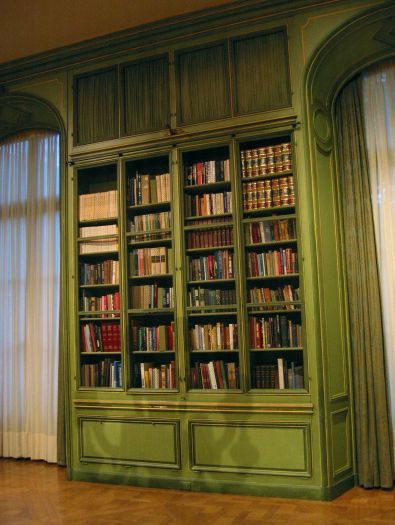
#> input picture Images/bookshelf.jpg, 395 x 525 px, found by its file name
$ jupyter execute code.ipynb
#> lines starting #> are read from the running program, lines starting #| are printed output that depends on the picture
[cell 1]
import cv2
import matplotlib.pyplot as plt
import matplotlib.cm as cm

[cell 2]
sift = cv2.xfeatures2d.SIFT_create()
image = cv2.imread('/Users/pd/PycharmProjects/MA_Labs/Images/bookshelf.jpg')
#> image is the input picture: shape (525, 395, 3); mean B, G, R 45.4, 83.5, 94.7
gray = cv2.cvtColor(image, cv2.COLOR_BGR2GRAY)
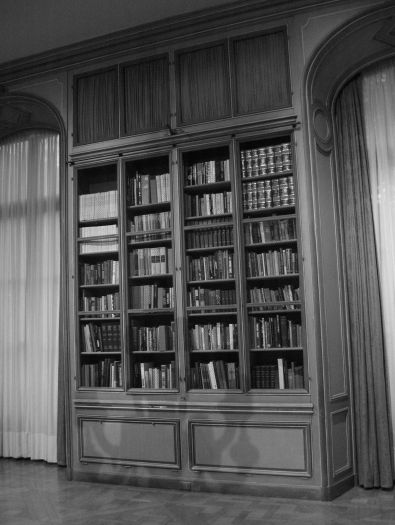
#> gray: shape (525, 395); min 1, max 234, mean 82.5

[cell 3]
# help(cv2.xfeatures2d.SIFT_create())

[cell 4]
plt.imshow(image)
plt.show()
plt.imshow(gray)

[cell 5]
kp = sift.detect(gray, None)
#> kp = 1093 keypoints; strongest (x, y, size): (230, 325, 2.1), (210, 365, 4.4), (280, 361, 3.7), (142, 365, 2.6)
# flags=cv2.DRAW_MATCHES_FLAGS_DRAW_RICH_KEYPOINTS
im_k = cv2.drawKeypoints(gray, kp, image)
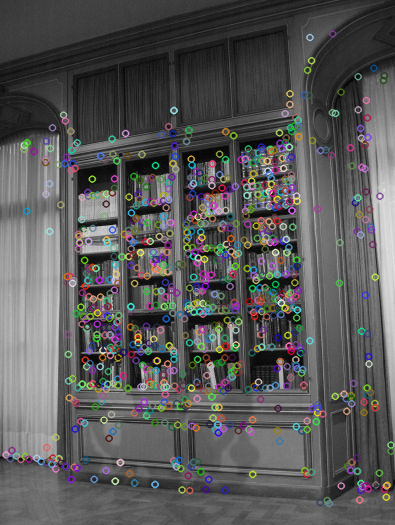
#> im_k: shape (525, 395, 3); mean B, G, R 87.3, 87.3, 87.6

plt.figure(figsize=(20,10))
plt.imshow(im_k, cmap='gray')
plt.show()

[cell 6]
# Keypoints are spatial locations, or points in the image that define what is interesting or what stand out
# in the image.
# The reason why keypoints are special is because no matter how the image changes, whether the image rotates,
# shrinks/expands, is translated (all of these would be an affine transformation by the way)
# or is subject to distortion (i.e. a projective transformation or homography), you should be able to
# find the same keypoints in this modified image when comparing with the original image.

# Descriptors are primarily concerned with both the scale and the orientation of the keypoint. The
# keypoints we've nailed that concept down, but we need the descriptor part if it is our purpose to
# try and match between keypoints in different images.

# some of these points have a different circle radius. These deal with scale. How interest points work
# in a general sense is that we decompose the image into multiple scales. We check for interest points
# at each scale, and we combine all of these interest points together to create the final output.
# The larger the "circle", the larger the scale was that the point was detected at. Also, there is a
# line that radiates from the centre of the circle to the edge. This is the orientation of the keypoint.

[cell 7]
im1 = cv2.imread("/Users/pd/PycharmProjects/MA_Labs/Images/nieuwekerk1.jpg")
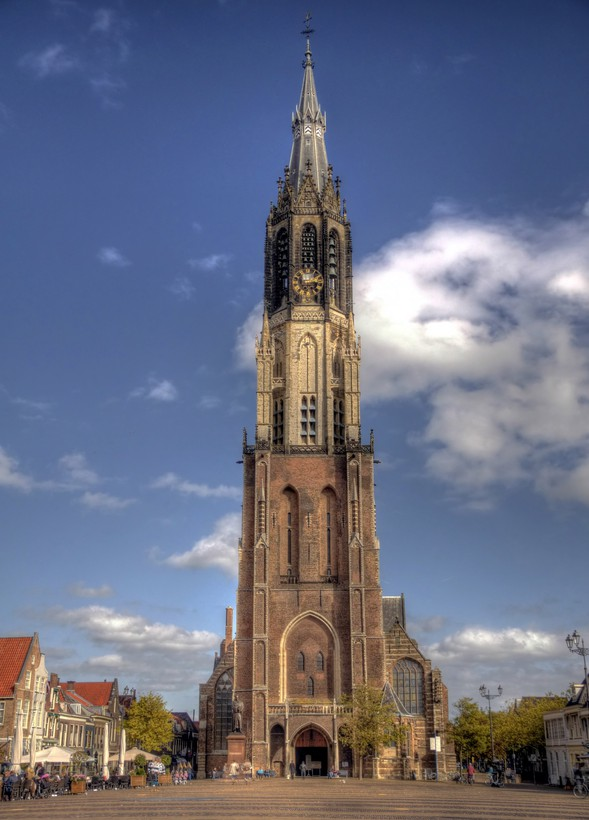
#> input picture Images/nieuwekerk1.jpg, 589 x 820 px, found by its file name
#> im1 is the input picture: shape (820, 589, 3); mean B, G, R 130.7, 110.3, 105.6
im2 = cv2.imread("/Users/pd/PycharmProjects/MA_Labs/Images/nieuwekerk2.jpg")
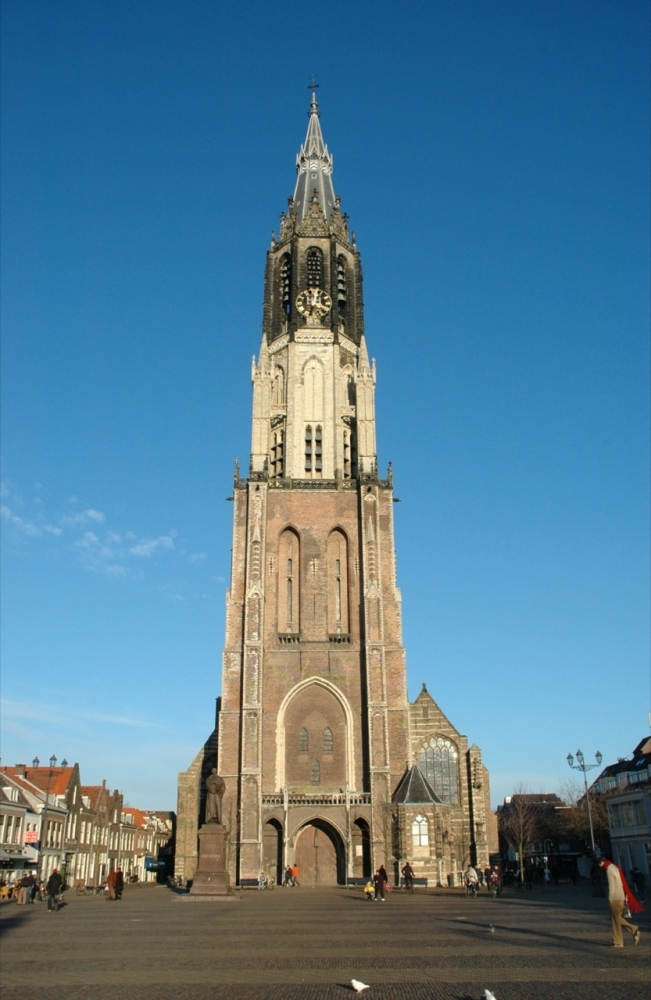
#> input picture Images/nieuwekerk2.jpg, 651 x 1000 px, found by its file name
#> im2 is the input picture: shape (1000, 651, 3); mean B, G, R 146.8, 124.8, 84.8

# gr1 = cv2.cvtColor(im1, cv2.COLOR_BGR2GRAY)
# gr2 = cv2.cvtColor(im2, cv2.COLOR_BGR2GRAY)

kp1, des1 = sift.detectAndCompute(im1, None)
#> kp1 = 2102 keypoints; strongest (x, y, size): (436, 744, 8.5), (408, 304, 82.3), (106, 773, 5.3), (304, 412, 4)
kp2, des2 = sift.detectAndCompute(im2, None)
#> kp2 = 2842 keypoints; strongest (x, y, size): (359, 986, 7), (318, 470, 3.7), (308, 442, 4.3), (345, 446, 2.8)

bf = cv2.BFMatcher(cv2.NORM_L2, crossCheck=True)

[cell 8]
matches = bf.match(des1, des2)
#> matches = 752 matches
matches = sorted(matches, key = lambda x:x.distance)

im3 = cv2.drawMatches(im1,kp1,im2,kp2,matches[:10], None, flags=2)
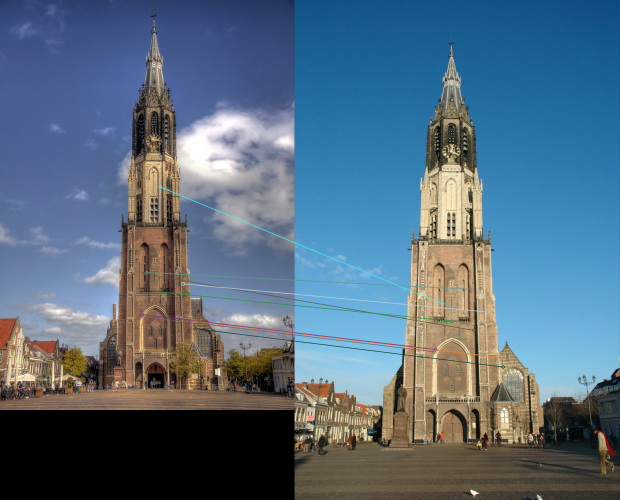
#> im3: shape (1000, 1240, 3) (shown at 1/2 size); mean B, G, R 127.7, 108.4, 85.5

plt.figure(figsize=(20,10))
plt.imshow(im3)

[cell 9]
im3 = cv2.drawMatches(im1,kp1,im2,kp2,matches[10:19], None, flags=2)
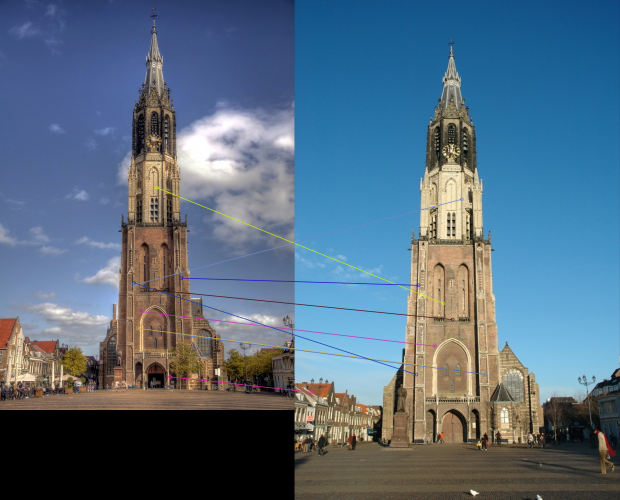
#> im3: shape (1000, 1240, 3) (shown at 1/2 size); mean B, G, R 127.8, 108.2, 85.7

plt.figure(figsize=(20,10))
plt.imshow(im3)
